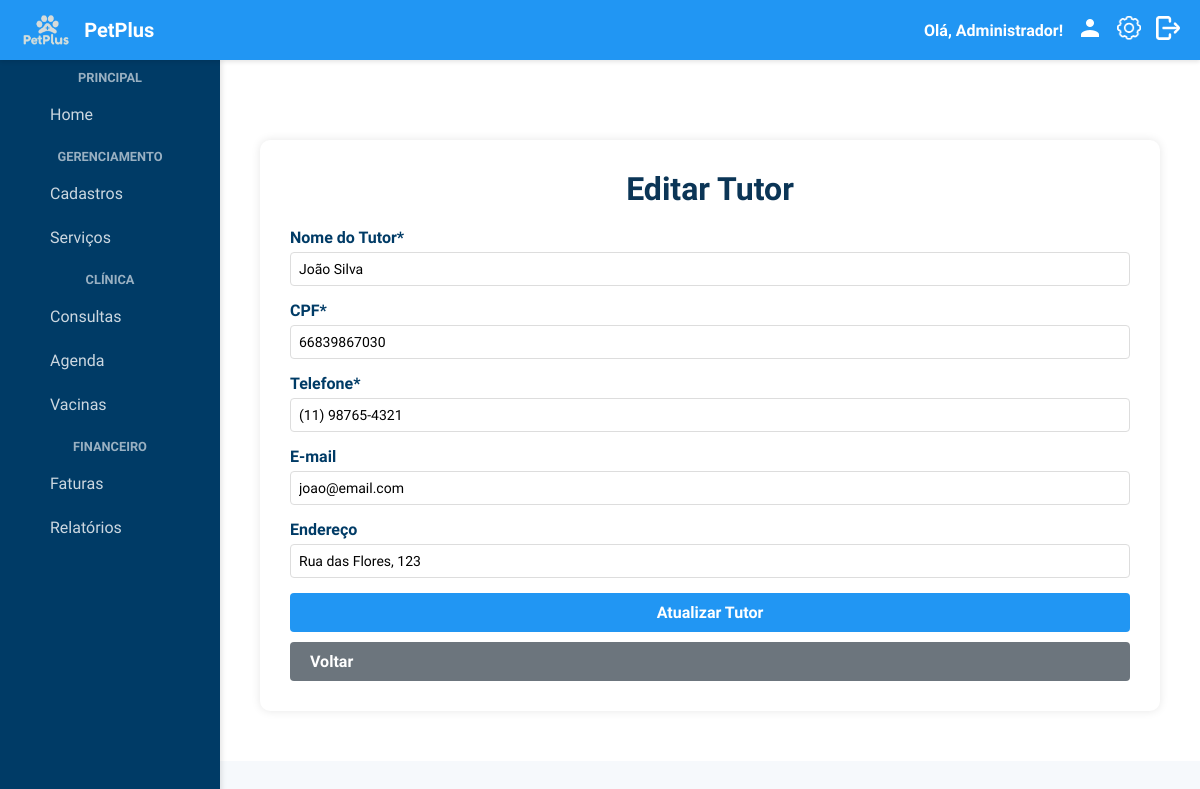
The app's page /cadastrar_pet/editar_tutor.php?id=1 (signed in) with its own data.
### tables this page shows
CREATE TABLE IF NOT EXISTS Tutor (
    id_tutor INT AUTO_INCREMENT PRIMARY KEY,
    nome VARCHAR(100) NOT NULL,
    cpf VARCHAR(14) UNIQUE,
    email VARCHAR(100),
    telefone VARCHAR(15),
    endereco VARCHAR(200),
    data_cadastro TIMESTAMP DEFAULT CURRENT_TIMESTAMP
);

### cadastrar_pet/editar_tutor.php (the view, shortened to what this page needs)
<?php
require_once('../includes/header.php');
require_once('../includes/sidebar.php');
$conn = conecta_db();
$id_tutor = (int)$_GET['id'];
$sql = "SELECT * FROM Tutor WHERE id_tutor = ?";
$stmt = $conn->prepare($sql);
$stmt->bind_param("i", $id_tutor);
$stmt->execute();
$result = $stmt->get_result();
$tutor = $result->fetch_assoc();
?>
<!DOCTYPE html>
<html lang="pt-br">
<head>
</head>
<body>
    <div class="container">
        <div class="card">
            <h1>Editar Tutor</h1>
            <form action="editar_tutor.php?id=<?php echo $id_tutor; ?>" method="POST">
                <div class="form-group">
                    <label for="nome_tutor">Nome do Tutor*</label>
                    <input type="text" id="nome_tutor" name="nome" value="<?php echo htmlspecialchars($tutor['nome']); ?>" required />
                </div>
                <div class="form-group">
                    <label for="cpf_tutor">CPF*</label>
                    <input type="text" id="cpf_tutor" name="cpf" value="<?php echo htmlspecialchars($tutor['cpf']); ?>" required />
                </div>
                <div class="form-group">
                    <label for="telefone_tutor">Telefone*</label>
                    <input type="text" id="telefone_tutor" name="telefone" value="<?php echo htmlspecialchars($tutor['telefone']); ?>" required />
                </div>
                <div class="form-group">
                    <label for="email_tutor">E-mail</label>
                    <input type="email" id="email_tutor" name="email" value="<?php echo htmlspecialchars($tutor['email'] ?? ''); ?>" />
                </div>
                <div class="form-group">
                    <label for="endereco_tutor">Endereço</label>
                    <input type="text" id="endereco_tutor" name="endereco" value="<?php echo htmlspecialchars($tutor['endereco'] ?? ''); ?>" />
                </div>
                <button type="submit" class="btn-primary">Atualizar Tutor</button>
                <a href="cadastrar_pets.php" class="btn-secondary">Voltar</a>
            </form>
        </div>
    </div>
</body>
</html>

### includes/temas.css (style rules this page uses)
.tema-claro { --cor-fundo: #f6f9fc; --cor-texto: #333; --cor-primaria: #2196f3; --cor-secundaria: #0b3556; --cor-borda: #ddd; --cor-fundo-card: #fff; --cor-fundo-header: #2196f3; --cor-texto-header: #fff; }
body { background-color: var(--cor-fundo); color: var(--cor-texto); }
.container, .conteudo { background-color: var(--cor-fundo-card) !important; border-color: var(--cor-borda) !important; }
button, .btn-primary, .botao { background-color: var(--cor-primaria) !important; color: #fff !important; }

### includes/global.css (style rules this page uses)
* { margin: 0; padding: 0; box-sizing: border-box; font-family: "Quicksand", sans-serif; }
body { background-color: #f6f9fc; padding-top: 60px; }
.container { margin-left: 220px; padding: 20px; transition: margin-left 0.3s; }
.card { background-color: #ffffff; padding: 30px; border-radius: 10px; box-shadow: 0 2px 8px rgba(0, 0, 0, 0.1); max-width: 900px; margin: 0 auto 30px; }
h1, h2, h3 { color: #003b66; text-align: center; margin-bottom: 20px; }
.form-group { margin-bottom: 20px; }
label { display: block; margin-bottom: 6px; font-weight: bold; color: #003b66; }
input, select, textarea { width: 100%; padding: 10px; border-radius: 6px; border: 1px solid #ccc; font-size: 14px; box-sizing: border-box; }
.btn-primary { background-color: #003b66; color: white; padding: 12px; border: none; font-size: 16px; border-radius: 6px; cursor: pointer; width: 100%; font-weight: bold; }
.btn-secondary { background-color: #6c757d; color: white; padding: 12px; border: none; font-size: 16px; border-radius: 6px; cursor: pointer; width: 100%; font-weight: bold; margin-top: 10px; }

### cadastrar_pet/editar_tutor.php (style rules this page uses)
.container { margin-left: 220px; padding: 80px 30px 30px; }
.card { background-color: white; border-radius: 10px; box-shadow: 0 0 10px rgba(0,0,0,0.1); padding: 30px; margin-bottom: 20px; }
h1, h2 { color: #0b3556; margin-bottom: 20px; }
.form-group { margin-bottom: 15px; }
.form-group label { display: block; margin-bottom: 5px; font-weight: bold; }
.form-group input, .form-group select, .form-group textarea { width: 100%; padding: 8px; border: 1px solid #ddd; border-radius: 4px; }
.btn-primary { background-color: #0b3556; color: white; border: none; padding: 10px 20px; border-radius: 4px; cursor: pointer; font-weight: bold; }
.btn-secondary { background-color: #6c757d; color: white; border: none; padding: 10px 20px; border-radius: 4px; margin-top: 10px; text-decoration: none; display: inline-block; }

### records on screen
tutor: nome "João Silva", cpf "66839867030", telefone "(11) 98765-4321", email "joao@email.com", endereco "Rua das Flores, 123"

### other values on screen
$nomeUsuario "Administrador"
